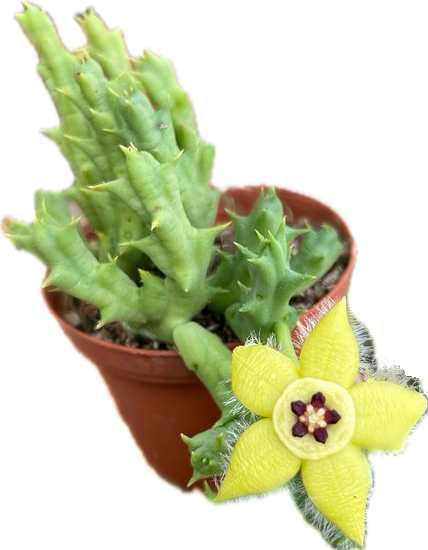
#> input picture 3. Visualizacion de datos avanzada con Matplotlib y Seaborn/images/1.png, 428 x 550 px; its folder holds only this picture in this run
$ python app_graficos_imagenes.py
#> lines starting #> are read from the running program, lines starting #| are printed output that depends on the picture
import pandas as pd
import matplotlib.pyplot as plt
from matplotlib.offsetbox import OffsetImage,AnnotationBbox

df_ventas = pd.DataFrame({
    'cromos': ['Cromo 101', 'Cromo 102', 'Cromo 101', 'Cromo 102', 'Cromo 101', 'Cromo 102', 'Cromo 101', 'Cromo 102'],
    'ventas': [100, 150, 200, 123, 258, 156, 369, 212]
  })

fig, ax = plt.subplots()

grupo_cromos_df = df_ventas.groupby('cromos')['ventas'].sum()
ax.bar(range(len(grupo_cromos_df)),
       grupo_cromos_df,
       tick_label=grupo_cromos_df.index,
       color=['khaki', 'plum'])
ax.set_ylabel('Venta (Dólares)')
ax.set_xlabel('Cromos')
ax.set_title('Venta en dólares de cromos del 2023', fontsize=16, color='green', fontweight='bold', ha='center', pad=20)

zoom=0.08

import os
# ...código existente...

script_dir = os.path.dirname(os.path.abspath(__file__))

for index, cromo in enumerate(grupo_cromos_df.index):
    ruta_imagen = os.path.join(script_dir, "images", f"{index+1}.png")
    if os.path.exists(ruta_imagen):
        imagen_cromo = plt.imread(ruta_imagen)
#> imagen_cromo is the input picture: shape (550, 428, 4) float32; mean R, G, B, A 0.334, 0.35, 0.208, 0.49
        im = OffsetImage(imagen_cromo, zoom=zoom)
        im.image.axes = ax
        annotation_bbox = AnnotationBbox(im, (index, 0),  xybox=(0, -40), frameon=False, boxcoords="offset points")
        ax.add_artist(annotation_bbox)
    else:
        print(f"Imagen no encontrada: {ruta_imagen}")

plt.subplots_adjust(bottom=0.2)
plt.show()
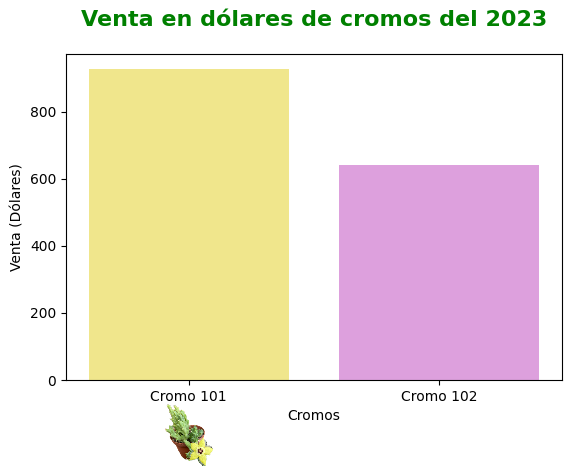
#> figure drawn by matplotlib, 1 panel
